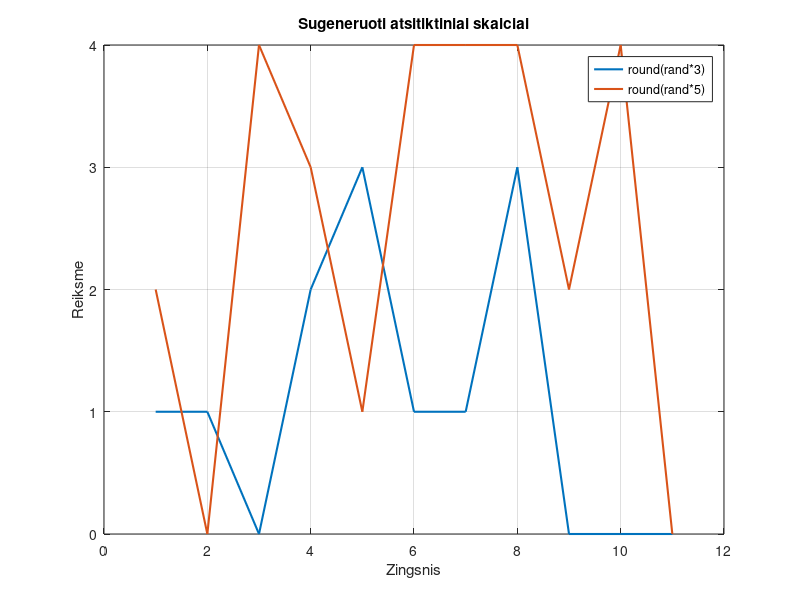

Reproduce this figure in MATLAB.
%Dziugas Sabulis
%EEF25/1
%12/10/2026

studentai_cell = {
    'Jonas',   'Jonaitis',   'Gedimino pr. 1, Vilnius';
    'Petras',  'Petraitis',  'Savanorių pr. 10, Kaunas';
    'Rūta',    'Rūtaitė',    'Taikos pr. 5, Klaipė0da'
    }

laukai = {'Vardas', 'Pavarde', 'Adresas'};

studentai_struct = cell2struct(studentai_cell, laukai, 2)

%b

ar_struktura = isstruct(studentai_struct);
if ar_struktura
    disp('Kintamasis yra struktūra.');
else
    disp('Kintamasis nėra struktūra.');
end

%%
%2
ivesti_m=[];

while true

    m = input('Iveskite kintamojo reiksme: ')
    if ismember(m,ivesti_m)
        break
    end
    
    ivesti_m(end+1) = m;

    if m < 0
        fm = m^2 + 1;
    elseif m == 0
        fm = (m + 1) / 2;
    else
        fm = m^2 - 1;
    end

    disp(['Apskaičiuota f(' num2str(m) ') = ' num2str(fm)]);
end    

%%
%papildoma

A =[];
B =[];

while true
    sk1 = round(rand * 3);
    sk2 = round(rand * 5);

    A(end+1) = sk1;
    B(end+1) = sk2;

    if sk1 == sk2
        break;
    end
end

zingsniai = 1 : length(A);

figure('Name', 'Sugeneruotų skaičių kitimas');
plot(zingsniai, A, 'LineWidth', 1.5, 'DisplayName', 'round(rand*3)');
hold on;
plot(zingsniai, B, 'LineWidth', 1.5, 'DisplayName', 'round(rand*5)');
hold off;

grid on;
title('Sugeneruoti atsitiktiniai skaiciai');
xlabel('Zingsnis');
ylabel('Reiksme');
legend('Location', 'northeast');
